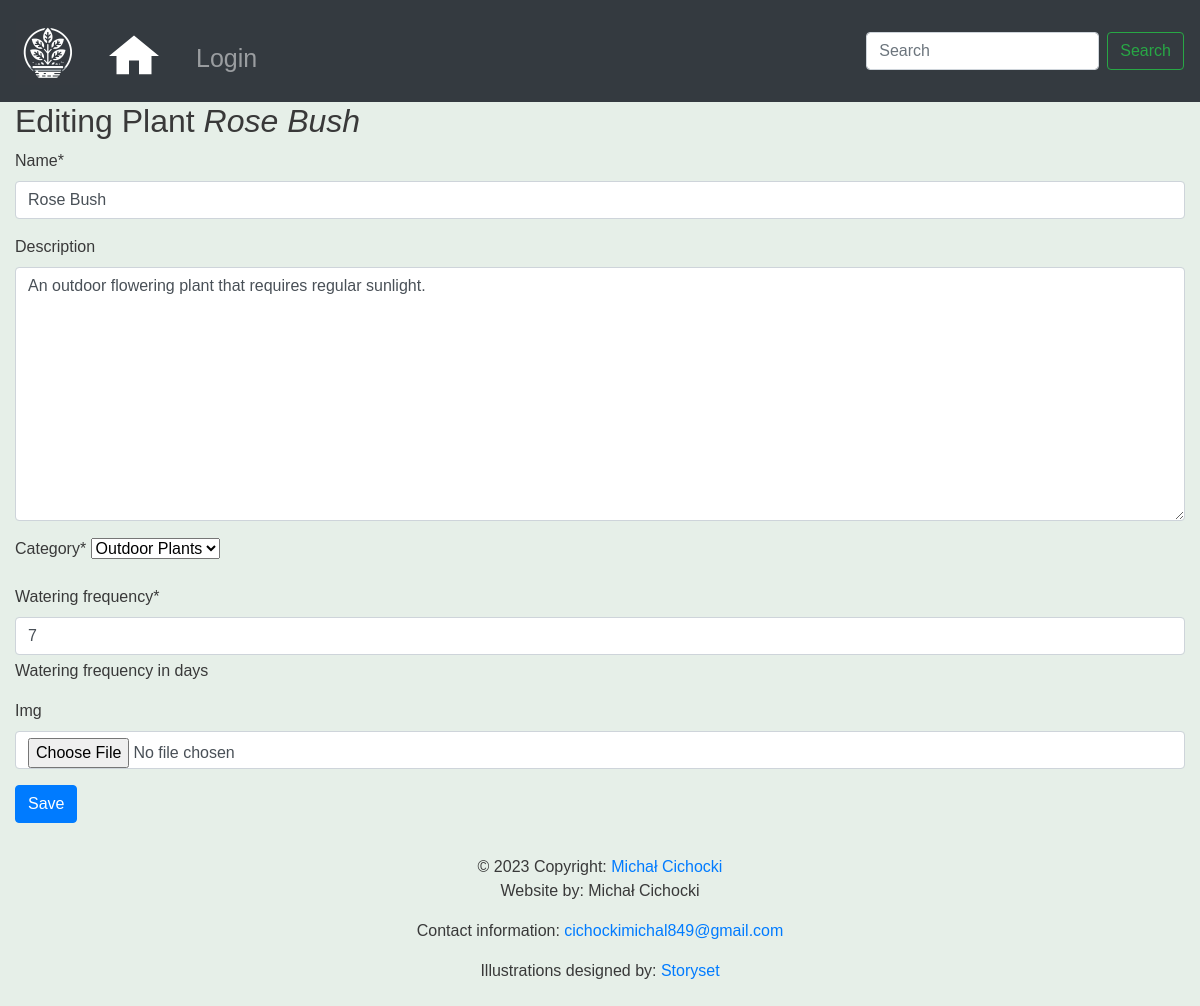
The page /plants/2/edit/ on the database as committed earlier.
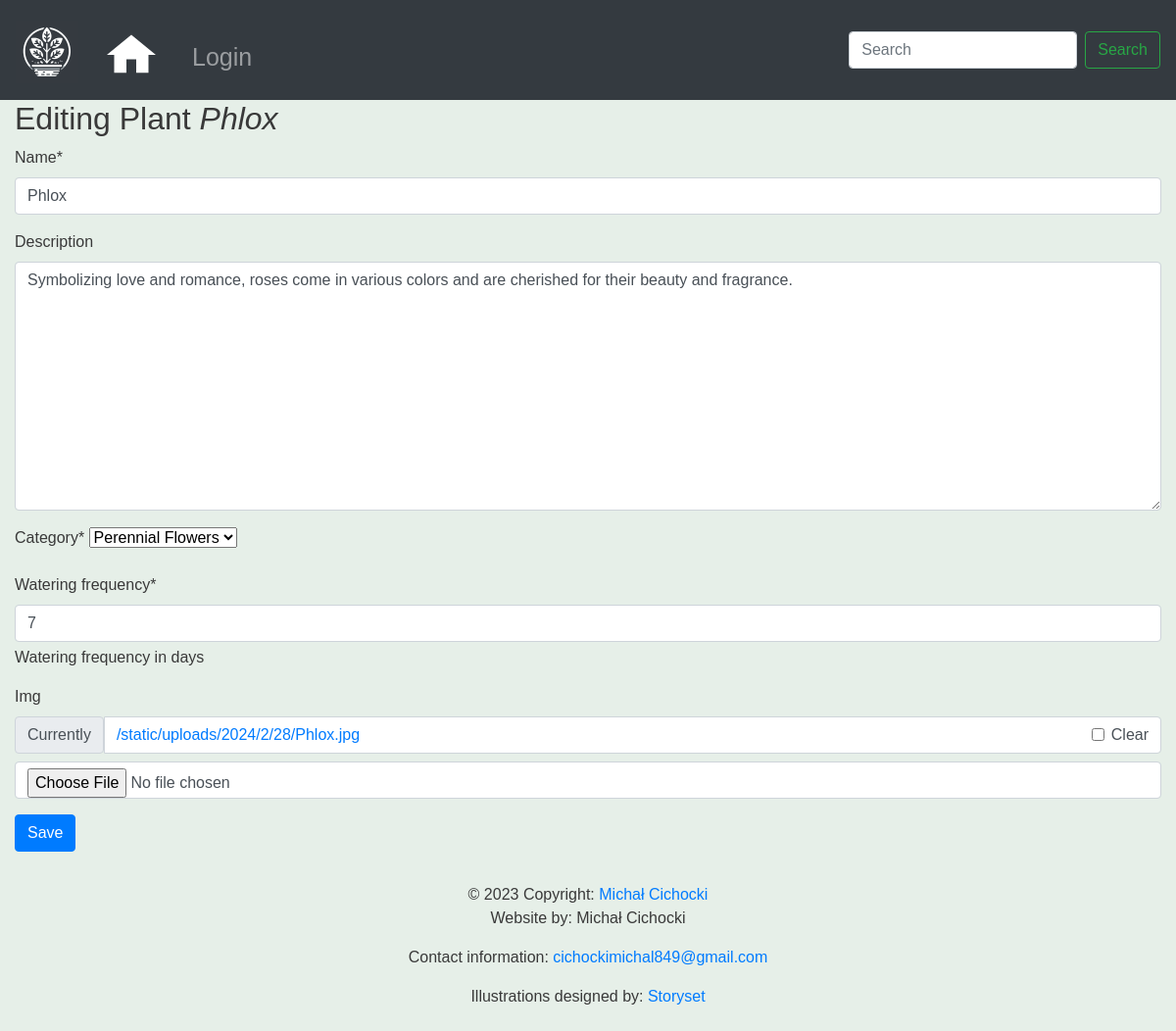
The same page on the database as committed later.
### schedule_keeper/models.py (models this page shows)
class Plant(models.Model):
    name = models.CharField(max_length=255)
    description = models.TextField(blank=True, null=True)
    category = models.ForeignKey(Category, on_delete=models.CASCADE)
    watering_frequency = models.PositiveIntegerField(help_text="Watering frequency in days")
    img = models.ImageField(upload_to=upload_to, null=True, blank=True)
    creator = models.ForeignKey(User, on_delete=models.CASCADE)
    def __str__(self):
        return self.name

class Category(models.Model):
    name = models.CharField(max_length=100)
    def __str__(self):
        return self.name

### schedule_keeper/views.py (the view, shortened to what this page needs)
# urls.py: path('plants/<int:pk>/edit/', views.PlantEditView.as_view(), name='plant-edit'),
class PlantEditView(TemplateView):
    template_name = 'schedule_keeper/instance_form.html'
    form_class = PlantForm
    def get(self, request, pk):
        plant = get_object_or_404(Plant, pk=pk)
        form = self.form_class(instance=plant)
        context = {
            "form": form,
            "instance": plant,
            "model_type": "Plant",
        }
        return render(request, self.template_name, context)

### schedule_keeper/forms.py
class PlantForm(InstanceForm):
    class Meta:
        model = Plant
        fields = ["name", "description", "category", "watering_frequency", "img"]

### schedule_keeper/templates/schedule_keeper/instance_form.html (shortened to what this page needs)
{% extends 'base.html' %}
{% load crispy_forms_tags %}
{% block content %}
    <h2>{% if instance %}
        Editing {{ model_type }} <em>{{ instance }}</em>
    {% else %}
        New {{ model_type }}
    {% endif %}
    </h2>
    {% crispy form %}
{% endblock %}

Rows that differ between the two databases and show on the page:
changed Plant: name "Rose Bush" → "Phlox"; description "An outdoor flowering plant that requires regular sunlight." → "Symbolizing love and romance, roses come in various colors and are cherished for their beauty and fragrance."; category "Outdoor Plants" → "Perennial Flowers"
Other text that changed with them:
form field crispy: (not shown) → "☐"
text no longer shown: "Name * Description Category * Watering frequency * Watering frequency in days Img"
text now shown: "Name * Description Category * Watering frequency * Watering frequency in days Img Currently /static/uploads/2024/2/28/Phlox.jpg Clear"
